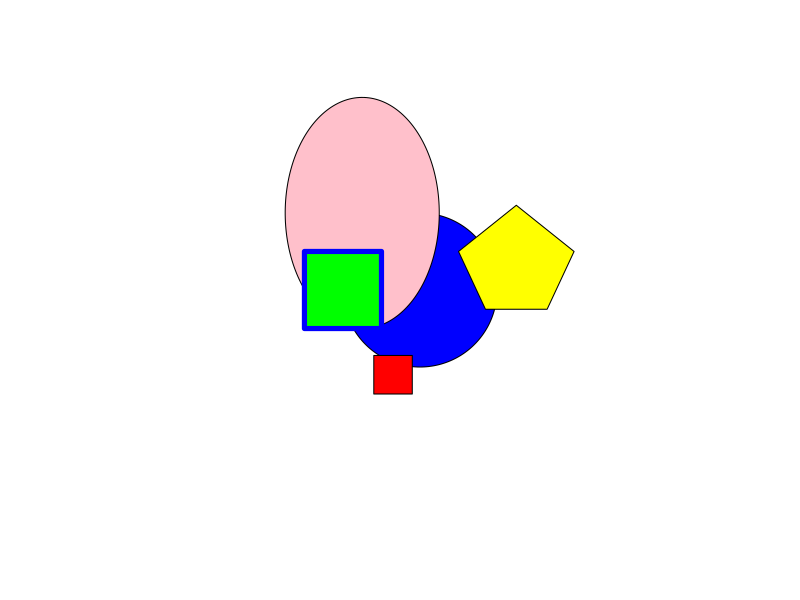

Generate this figure with R:
## ---- chunk 1
canvas<-function(mn=0, mx=100){
  plot(1:2,ylim=c(mn,mx), xlim=c(mn,mx), asp=1, xaxt="n", yaxt="n", type="n", bty="n", xlab="",ylab="")
  }
circle<-function(x,y,r,ry=r,...){
  angs<-seq(0,2*pi, length=200)
  xpts<-x+r*cos(angs)
  ypts<-y+ry*sin(angs)
  polygon(xpts,ypts,...)
}
## ---- chunk 2
canvas()
circle(50,50,20, col="blue", border=NULL)
circle(35,70,r=20,ry=30,col="pink", border=NULL)
polygon(c(20,40,40,20),c(40,40,60,60), col="green",border="blue",lwd=5)
polygon(c(38,48,48,38),c(33,33,23,23),col="red",border="black")
polygon(c(67,60,75,90,83),c(45,60,72,60,45),col="yellow",border=NULL)


